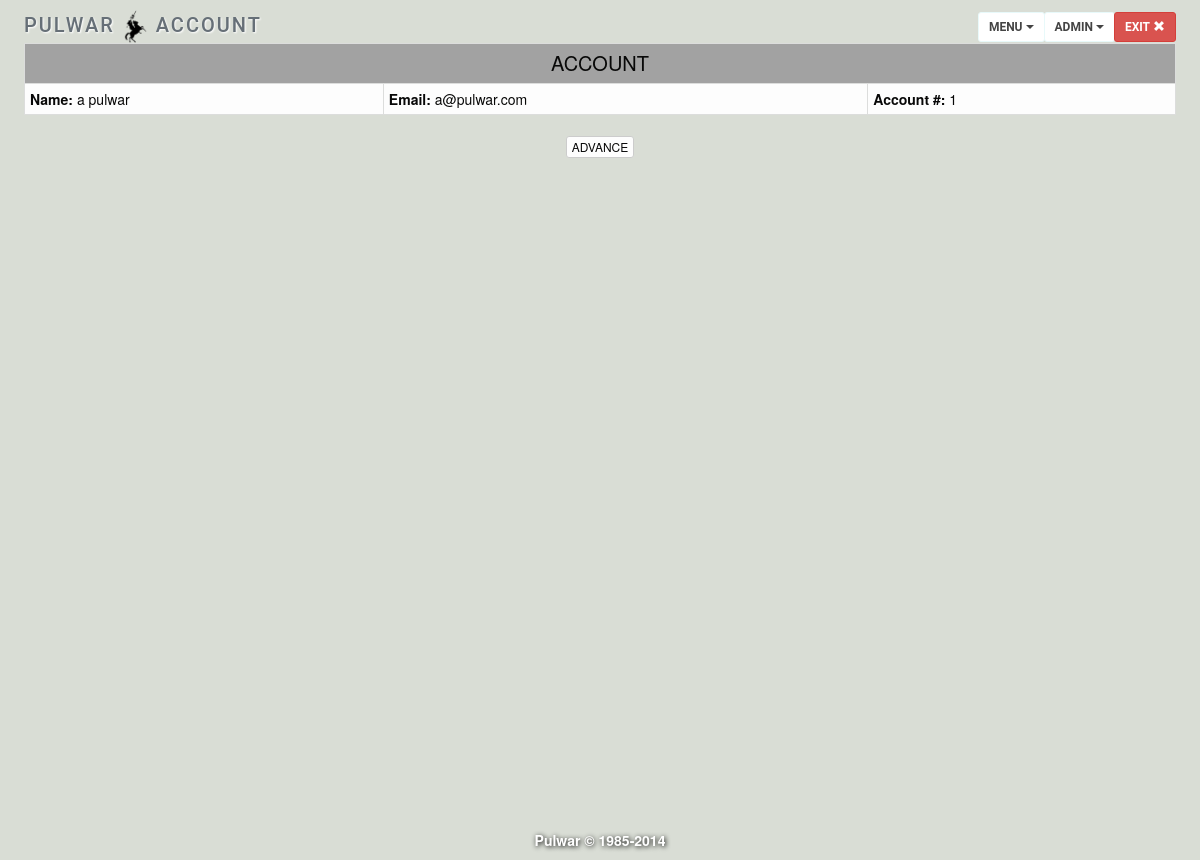
The app's page /account.php (signed in) with its own data.
### tables this page shows
CREATE TABLE IF NOT EXISTS `users` (
  `id` int(10) NOT NULL AUTO_INCREMENT COMMENT 'user id',
  `email` varchar(63) NOT NULL,
  `fname` varchar(63) NOT NULL,
  `lname` varchar(63) NOT NULL,
  `birth` date NOT NULL,
  `address` varchar(63) NOT NULL,
  `city` varchar(63) NOT NULL,
  `region` varchar(63) NOT NULL,
  `zip` int(20) NOT NULL,
  `phone` int(20) NOT NULL,
  `question` varchar(63) NOT NULL,
  `answer` varchar(63) NOT NULL,
  `password` char(128) NOT NULL,
  `registered` timestamp NOT NULL DEFAULT CURRENT_TIMESTAMP,
  `last_login` timestamp NULL DEFAULT NULL,
  `ip` varchar(15) NOT NULL,
  `fails` int(1) NOT NULL DEFAULT '0' COMMENT 'failed login attempts',
  `active` int(1) NOT NULL DEFAULT '0' COMMENT '0 inactive or 1 active',
  PRIMARY KEY (`id`)
);

### public_html/account.php (called while the page is built, shortened)
<?php
require("../includes/config.php");
$id = $_SESSION["id"];
$bidLocked = query("SELECT SUM(total) AS total FROM orderbook WHERE (id=? AND side='b')", $id);
$bidLocked = getPrice($bidLocked[0]["total"]);
if($bidLocked==null){$bidLocked=0;}
$purchaseprice = query("SELECT SUM(price) AS purchaseprice FROM portfolio WHERE id = ?", $_SESSION["id"]);
$purchaseprice = getPrice($purchaseprice[0]["purchaseprice"]);
$portfolioTotal=0;
$portfolio = [];
$notifications = query("SELECT * FROM notification WHERE (id =? AND status='1')", $id);
    $countQ = query("SELECT COUNT(uid) AS total FROM orderbook WHERE id=?", $id);
$count["orders"] = $countQ[0]["total"];
    $countQ = query("SELECT COUNT(uid) AS total, SUM(total) AS value, SUM(quantity) AS volume FROM trades WHERE ((type='limit' or type='market') AND (buyer=? OR seller=?))", $id, $id);
$count["trades"] = $countQ[0]["total"];
$count["value"] = getPrice($countQ[0]["value"]);
$count["volume"] = $countQ[0]["volume"];
    $countQ = query("SELECT COUNT(symbol) AS total FROM portfolio WHERE id=?", $id);
$count["assets"] = $countQ[0]["total"];
    $countQ = query("SELECT SUM(commission) AS commission FROM trades WHERE seller=? AND (type='limit' OR type='market')", $id);
$count["commission"] = getPrice($countQ[0]["commission"]);
render("account_form.php", ["title" => "Account", "count" => $count, "notifications" => $notifications, "portfolio" => $portfolio, "portfolioTotal" => $portfolioTotal, "purchaseprice" => $purchaseprice, "bidLocked" => $bidLocked]);
?>

### templates/account_form.php (the view, shortened to what this page needs)
<table class="table table-striped table-condensed table-bordered" >
    <tr  class="success">
        <td colspan="3" style="font-size:20px; text-align: center;">ACCOUNT</td>
    </tr>
    <tr>
        <td><strong>Name: </strong><?php echo(htmlspecialchars($fname . " " . $lname)); ?></td>
        <td><strong>Email: </strong><?php echo(htmlspecialchars($email)); ?></td>
        <td><span style="text-align:right"><strong>Account #: </strong><?php echo(number_format($id, 0, '.', '')); ?></span></td>
    </tr>
</table>
<button type="button" class="btn btn-default btn-xs" data-toggle="modal" data-target="#ADVANCE">ADVANCE</button>

### templates/header.php (style rules this page uses)
.table { margin-bottom:0; }

### records on screen
users: fname+lname "a pulwar", email "a@pulwar.com", id "1"

### other values on screen
$sitename "PULWAR"
$title "ACCOUNT"
$sitename "Pulwar"
